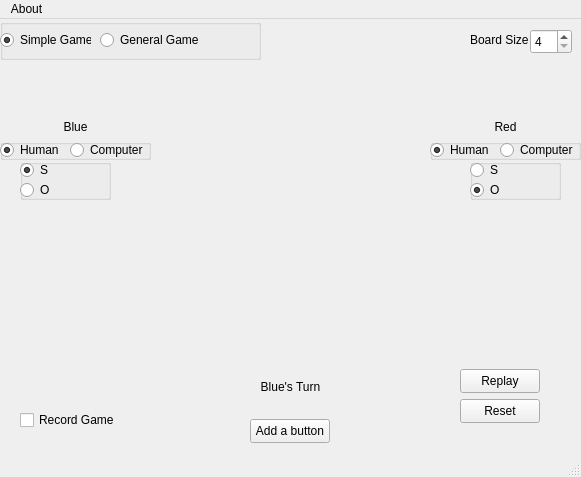
<?xml version="1.0" encoding="UTF-8"?>
<ui version="4.0">
 <class>MainWindow</class>
 <widget class="QMainWindow" name="MainWindow">
  <property name="geometry">
   <rect>
    <x>0</x>
    <y>0</y>
    <width>581</width>
    <height>477</height>
   </rect>
  </property>
  <property name="windowTitle">
   <string>MainWindow</string>
  </property>
  <widget class="QWidget" name="centralWidget">
   <widget class="QCheckBox" name="recordCheckBox">
    <property name="geometry">
     <rect>
      <x>20</x>
      <y>390</y>
      <width>101</width>
      <height>22</height>
     </rect>
    </property>
    <property name="text">
     <string>Record Game</string>
    </property>
   </widget>
   <widget class="QLabel" name="turnLabel">
    <property name="geometry">
     <rect>
      <x>210</x>
      <y>360</y>
      <width>161</width>
      <height>16</height>
     </rect>
    </property>
    <property name="text">
     <string>Blue's Turn</string>
    </property>
    <property name="alignment">
     <set>Qt::AlignCenter</set>
    </property>
   </widget>
   <widget class="QGroupBox" name="p1LetterGroup">
    <property name="geometry">
     <rect>
      <x>20</x>
      <y>140</y>
      <width>91</width>
      <height>41</height>
     </rect>
    </property>
    <property name="title">
     <string/>
    </property>
    <property name="flat">
     <bool>false</bool>
    </property>
    <widget class="QRadioButton" name="p1SRadio">
     <property name="geometry">
      <rect>
       <x>0</x>
       <y>0</y>
       <width>91</width>
       <height>22</height>
      </rect>
     </property>
     <property name="text">
      <string>S</string>
     </property>
     <property name="checked">
      <bool>true</bool>
     </property>
    </widget>
    <widget class="QRadioButton" name="p1ORadio">
     <property name="geometry">
      <rect>
       <x>0</x>
       <y>20</y>
       <width>91</width>
       <height>22</height>
      </rect>
     </property>
     <property name="text">
      <string>O</string>
     </property>
    </widget>
   </widget>
   <widget class="QGroupBox" name="p2LetterGroup">
    <property name="geometry">
     <rect>
      <x>470</x>
      <y>140</y>
      <width>91</width>
      <height>41</height>
     </rect>
    </property>
    <property name="title">
     <string/>
    </property>
    <property name="flat">
     <bool>false</bool>
    </property>
    <widget class="QRadioButton" name="p2SRadio">
     <property name="geometry">
      <rect>
       <x>0</x>
       <y>0</y>
       <width>91</width>
       <height>22</height>
      </rect>
     </property>
     <property name="text">
      <string>S</string>
     </property>
    </widget>
    <widget class="QRadioButton" name="p2ORadio">
     <property name="geometry">
      <rect>
       <x>0</x>
       <y>20</y>
       <width>91</width>
       <height>22</height>
      </rect>
     </property>
     <property name="text">
      <string>O</string>
     </property>
     <property name="checked">
      <bool>true</bool>
     </property>
    </widget>
   </widget>
   <widget class="QGroupBox" name="p1ControllerGroup">
    <property name="geometry">
     <rect>
      <x>0</x>
      <y>120</y>
      <width>151</width>
      <height>21</height>
     </rect>
    </property>
    <property name="title">
     <string/>
    </property>
    <widget class="QRadioButton" name="p1HumanRadio">
     <property name="geometry">
      <rect>
       <x>0</x>
       <y>0</y>
       <width>91</width>
       <height>22</height>
      </rect>
     </property>
     <property name="text">
      <string>Human</string>
     </property>
     <property name="checked">
      <bool>true</bool>
     </property>
    </widget>
    <widget class="QRadioButton" name="p1ComputerRadio">
     <property name="geometry">
      <rect>
       <x>70</x>
       <y>0</y>
       <width>91</width>
       <height>22</height>
      </rect>
     </property>
     <property name="text">
      <string>Computer</string>
     </property>
    </widget>
   </widget>
   <widget class="QGroupBox" name="p2ControllerGroup">
    <property name="geometry">
     <rect>
      <x>430</x>
      <y>120</y>
      <width>151</width>
      <height>21</height>
     </rect>
    </property>
    <property name="title">
     <string/>
    </property>
    <widget class="QRadioButton" name="p2HumanRadio">
     <property name="geometry">
      <rect>
       <x>0</x>
       <y>0</y>
       <width>91</width>
       <height>22</height>
      </rect>
     </property>
     <property name="text">
      <string>Human</string>
     </property>
     <property name="checked">
      <bool>true</bool>
     </property>
    </widget>
    <widget class="QRadioButton" name="p2ComputerRadio">
     <property name="geometry">
      <rect>
       <x>70</x>
       <y>0</y>
       <width>91</width>
       <height>22</height>
      </rect>
     </property>
     <property name="text">
      <string>Computer</string>
     </property>
    </widget>
   </widget>
   <widget class="QLabel" name="p1Label">
    <property name="geometry">
     <rect>
      <x>0</x>
      <y>100</y>
      <width>151</width>
      <height>16</height>
     </rect>
    </property>
    <property name="text">
     <string>Blue</string>
    </property>
    <property name="alignment">
     <set>Qt::AlignCenter</set>
    </property>
   </widget>
   <widget class="QLabel" name="p2Label">
    <property name="geometry">
     <rect>
      <x>430</x>
      <y>100</y>
      <width>151</width>
      <height>16</height>
     </rect>
    </property>
    <property name="text">
     <string>Red</string>
    </property>
    <property name="alignment">
     <set>Qt::AlignCenter</set>
    </property>
   </widget>
   <widget class="QGroupBox" name="gameModeGroup">
    <property name="geometry">
     <rect>
      <x>0</x>
      <y>0</y>
      <width>261</width>
      <height>41</height>
     </rect>
    </property>
    <property name="title">
     <string/>
    </property>
    <widget class="QRadioButton" name="simpleGameRadio">
     <property name="geometry">
      <rect>
       <x>0</x>
       <y>10</y>
       <width>91</width>
       <height>22</height>
      </rect>
     </property>
     <property name="text">
      <string>Simple Game</string>
     </property>
     <property name="checked">
      <bool>true</bool>
     </property>
    </widget>
    <widget class="QRadioButton" name="generalGameRadio">
     <property name="geometry">
      <rect>
       <x>100</x>
       <y>10</y>
       <width>101</width>
       <height>22</height>
      </rect>
     </property>
     <property name="text">
      <string>General Game</string>
     </property>
    </widget>
   </widget>
   <widget class="QSpinBox" name="sizeSpinBox">
    <property name="geometry">
     <rect>
      <x>530</x>
      <y>10</y>
      <width>42</width>
      <height>25</height>
     </rect>
    </property>
    <property name="minimum">
     <number>4</number>
    </property>
    <property name="maximum">
     <number>10</number>
    </property>
   </widget>
   <widget class="QLabel" name="label_4">
    <property name="geometry">
     <rect>
      <x>470</x>
      <y>10</y>
      <width>61</width>
      <height>21</height>
     </rect>
    </property>
    <property name="text">
     <string>Board Size</string>
    </property>
   </widget>
   <widget class="QPushButton" name="replayButton">
    <property name="geometry">
     <rect>
      <x>460</x>
      <y>350</y>
      <width>80</width>
      <height>24</height>
     </rect>
    </property>
    <property name="text">
     <string>Replay</string>
    </property>
   </widget>
   <widget class="QPushButton" name="resetButton">
    <property name="geometry">
     <rect>
      <x>460</x>
      <y>380</y>
      <width>80</width>
      <height>24</height>
     </rect>
    </property>
    <property name="text">
     <string>Reset</string>
    </property>
   </widget>
   <widget class="QWidget" name="gridLayoutWidget">
    <property name="geometry">
     <rect>
      <x>160</x>
      <y>80</y>
      <width>261</width>
      <height>251</height>
     </rect>
    </property>
    <layout class="QGridLayout" name="gridLayout"/>
   </widget>
   <widget class="QPushButton" name="debugButton">
    <property name="geometry">
     <rect>
      <x>250</x>
      <y>400</y>
      <width>80</width>
      <height>24</height>
     </rect>
    </property>
    <property name="text">
     <string>Add a button</string>
    </property>
   </widget>
  </widget>
  <widget class="QMenuBar" name="menubar">
   <property name="geometry">
    <rect>
     <x>0</x>
     <y>0</y>
     <width>581</width>
     <height>21</height>
    </rect>
   </property>
   <widget class="QMenu" name="menuAbout">
    <property name="title">
     <string>About</string>
    </property>
    <addaction name="actionThis_program_has_no_intended_functionality"/>
   </widget>
   <addaction name="menuAbout"/>
  </widget>
  <widget class="QStatusBar" name="statusbar"/>
  <action name="actionThis_program_has_no_intended_functionality">
   <property name="text">
    <string>This program has no intended functionality. This is simply a test of the Qt Creator</string>
   </property>
  </action>
 </widget>
 <resources/>
 <connections/>
</ui>
